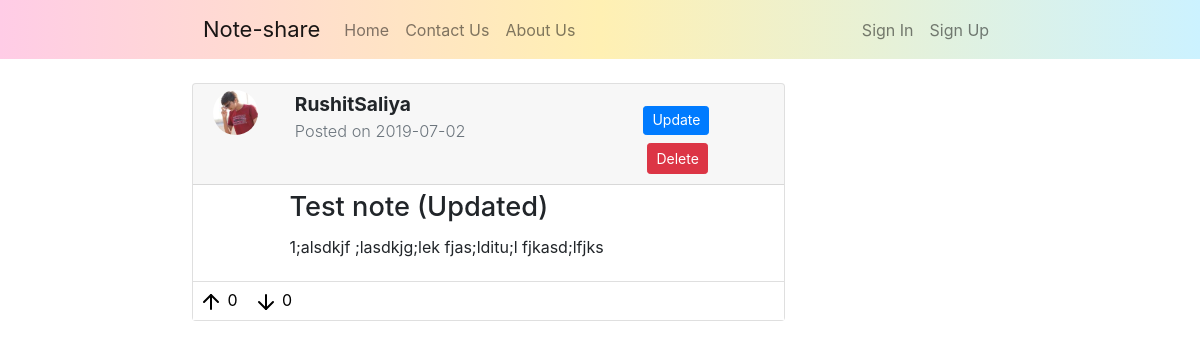
The page /note/8 on the database as committed earlier.
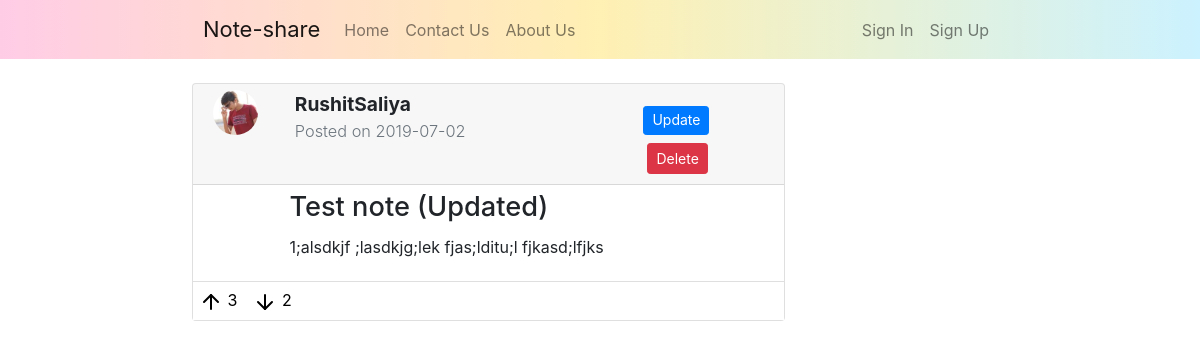
The same page on the database as committed later.
### noteshare/models.py (models this page shows, shortened)
class Note(db.Model):
    id = db.Column(db.Integer, primary_key=True)
    title = db.Column(db.String(100), nullable=False)
    date_posted = db.Column(db.DateTime, nullable=False, default=datetime.utcnow)
    content = db.Column(db.Text, nullable=False)
    content_image = db.Column(db.String(20), nullable=True)
    ups = db.Column(db.Integer, nullable=False, default=0)
    downs = db.Column(db.Integer, nullable=False, default=0)
    user_id = db.Column(db.Integer, db.ForeignKey('user.id'), nullable=False)

### noteshare/notes/routes.py (the view)
@notes.route('/note/<int:note_id>')
def note(note_id):
    note = Note.query.get_or_404(note_id)
    return render_template('note.html', title=note.title, note=note)

### noteshare/templates/note.html (shortened to what this page needs)
{% extends "layout.html" %}
{% block content %}
    <div class="col-md-8 col-pl-16">
        <div class="card mb-md-2">
            <div class="card-header card-custom-header">
                <div class="row">
                    <div class="col-md-2 pr-md-0">
                        <div class="note-header">
                            <img class="rounded-circle note-author-img" src="{{ url_for('static', filename='Profile-pictures/' + note.author.image_file) }}" alt="Author's Profile-photo">
                        </div>
                    </div>
                    <div class="col-md-6 pl-md-0">
                        <div class="note-header">
                            <strong>{{ note.author.username }}</strong><br/>
                            <div  class="text-muted" style="font-size: 85%;">
                                Posted on {{ note.date_posted.strftime('%Y-%m-%d') }}
                            </div>
                        </div>
                    </div>
                    <div class="col-md-4" style="margin-top: 2%; padding-left: 10%;">
                        <a class="btn btn-primary btn-sm mt-1 mb-1 action-btns" href="{{ url_for('notes.update_note', note_id=note.id) }}">Update</a>
                        <button type="button" class="btn btn-danger btn-sm m-1" data-toggle="modal" data-target="#deleteModal">Delete</button>
                    </div>
                </div>
            </div>
            <div class="card-body">
                <div class="row">
                    <div class="col-md-2 pr-md-0"></div>
                    <div class="col-md-10 pl-md-0">
                        <h5 class="card-title note-title">{{ note.title }}</h5>
                        <p style="white-space: pre-line;">{{ note.content }}</p>
                    </div>
                </div>
            </div>
            <div class="card-header note-action">
                <a class="note-action-btn" href="{{ url_for('notes.up_note', note_id=note.id, from_page=url_for('notes.note', note_id=note.id)) }}"><img src="{{ url_for('static', filename='Icons/arrow-up.svg') }}" alt="Like"> {{ note.ups }} </a>
                <a class="note-action-btn" href="{{ url_for('notes.down_note', note_id=note.id, from_page=url_for('notes.note', note_id=note.id)) }}"><img src="{{ url_for('static', filename='Icons/arrow-down.svg') }}" alt="Dislike"> {{ note.downs }} </a>
            </div>
        </div>
    </div>
{% endblock content %}

Rows that differ between the two databases and show on the page:
changed Note "Test note (Updated)": ups "0" → "3"; downs "0" → "2"
